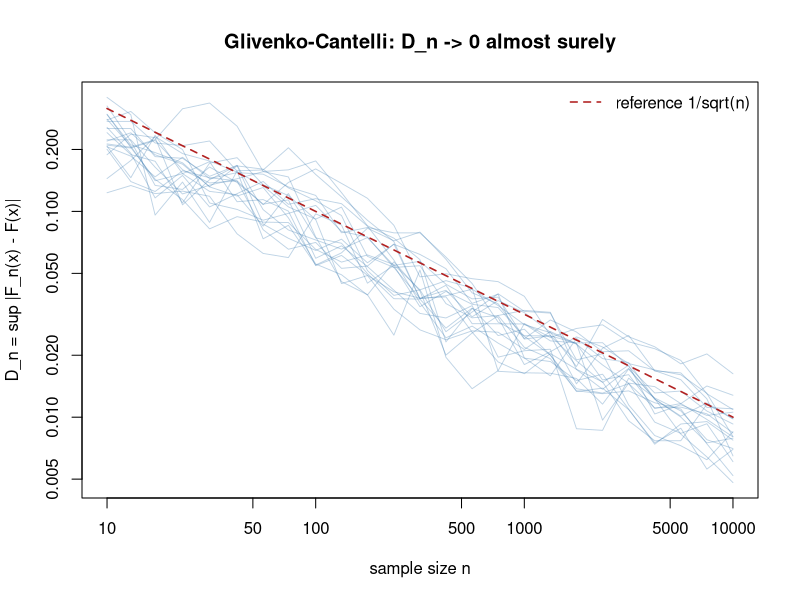

R code for this plot:
# Kolmogorov distance D_n between the EDF and the true CDF as n grows (20 replications).
set.seed(0)

ks_distance <- function(sample) {
  x <- sort(sample)
  n <- length(x)
  f <- pnorm(x)
  i <- seq_len(n)
  max(pmax(i / n - f, f - (i - 1) / n))
}

ns <- unique(as.integer(10^seq(1, 4, length.out = 25)))
# each column: one sample path of D_n along the growing sample
D <- replicate(20, {
  data <- rnorm(max(ns))
  sapply(ns, function(n) ks_distance(data[1:n]))
})

matplot(ns, D, type = "l", lty = 1, lwd = 0.9, col = adjustcolor("steelblue", 0.35),
        log = "xy", ylim = range(D, 1 / sqrt(ns)),
        xlab = "sample size n", ylab = "D_n = sup |F_n(x) - F(x)|",
        main = "Glivenko-Cantelli: D_n -> 0 almost surely")
lines(ns, 1 / sqrt(ns), col = "firebrick", lwd = 1.6, lty = 2)
legend("topright", bty = "n", legend = "reference 1/sqrt(n)", col = "firebrick", lwd = 1.6, lty = 2)
